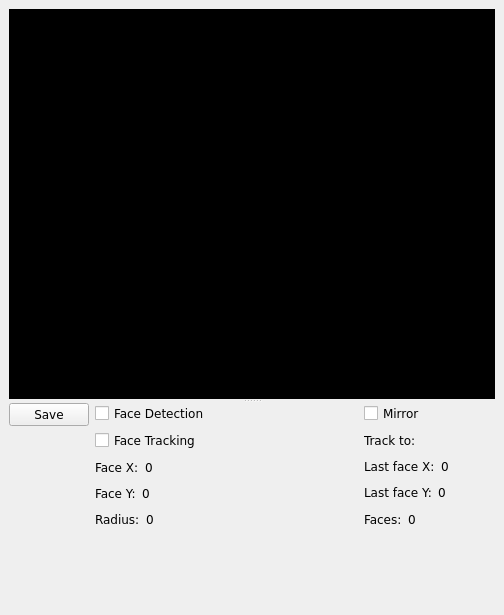
     <widget class="QDockWidget" name="dockCamera" >
      <property name="sizePolicy" >
       <sizepolicy vsizetype="Expanding" hsizetype="Expanding" >
        <horstretch>0</horstretch>
        <verstretch>0</verstretch>
       </sizepolicy>
      </property>
      <property name="features" >
       <set>QDockWidget::AllDockWidgetFeatures</set>
      </property>
      <property name="allowedAreas" >
       <set>Qt::LeftDockWidgetArea</set>
      </property>
      <property name="windowTitle" >
       <string>Camera</string>
      </property>
      <widget class="QWidget" name="dockWidgetContents" >
       <property name="geometry" >
        <rect>
         <x>0</x>
         <y>20</y>
         <width>495</width>
         <height>586</height>
        </rect>
       </property>
       <layout class="QGridLayout" name="gridLayout_6" >
        <item row="0" column="0" >
         <widget class="QSplitter" name="splitter_2" >
          <property name="orientation" >
           <enum>Qt::Vertical</enum>
          </property>
          <widget class="QWidget" native="1" name="frameCamera" >
           <property name="sizePolicy" >
            <sizepolicy vsizetype="MinimumExpanding" hsizetype="MinimumExpanding" >
             <horstretch>0</horstretch>
             <verstretch>0</verstretch>
            </sizepolicy>
           </property>
           <property name="minimumSize" >
            <size>
             <width>240</width>
             <height>320</height>
            </size>
           </property>
           <property name="palette" >
            <palette>
             <active>
              <colorrole role="Window" >
               <brush brushstyle="SolidPattern" >
                <color alpha="255" >
                 <red>0</red>
                 <green>0</green>
                 <blue>0</blue>
                </color>
               </brush>
              </colorrole>
             </active>
             <inactive>
              <colorrole role="Window" >
               <brush brushstyle="SolidPattern" >
                <color alpha="255" >
                 <red>0</red>
                 <green>0</green>
                 <blue>0</blue>
                </color>
               </brush>
              </colorrole>
             </inactive>
             <disabled>
              <colorrole role="Window" >
               <brush brushstyle="SolidPattern" >
                <color alpha="255" >
                 <red>0</red>
                 <green>0</green>
                 <blue>0</blue>
                </color>
               </brush>
              </colorrole>
             </disabled>
            </palette>
           </property>
           <property name="font" >
            <font>
             <family>Verdana</family>
            </font>
           </property>
           <property name="autoFillBackground" >
            <bool>true</bool>
           </property>
          </widget>
          <widget class="QWidget" name="layoutWidget" >
           <layout class="QHBoxLayout" name="horizontalLayout_10" >
            <item>
             <layout class="QVBoxLayout" >
              <item>
               <widget class="QPushButton" name="btnSavePicture" >
                <property name="font" >
                 <font>
                  <family>Verdana</family>
                 </font>
                </property>
                <property name="text" >
                 <string>Save</string>
                </property>
                <property name="icon" >
                 <iconset resource="../mrs.qrc" >
                  <normaloff>:/images/images/hdd.png</normaloff>:/images/images/hdd.png</iconset>
                </property>
               </widget>
              </item>
              <item>
               <spacer name="verticalSpacer_2" >
                <property name="orientation" >
                 <enum>Qt::Vertical</enum>
                </property>
                <property name="sizeHint" stdset="0" >
                 <size>
                  <width>20</width>
                  <height>40</height>
                 </size>
                </property>
               </spacer>
              </item>
             </layout>
            </item>
            <item>
             <layout class="QGridLayout" name="gridLayout_3" >
              <item row="0" column="0" >
               <layout class="QVBoxLayout" name="verticalLayout" >
                <item>
                 <widget class="QCheckBox" name="checkBoxFaceDetection" >
                  <property name="font" >
                   <font>
                    <family>Verdana</family>
                   </font>
                  </property>
                  <property name="text" >
                   <string>Face Detection</string>
                  </property>
                 </widget>
                </item>
                <item>
                 <widget class="QCheckBox" name="checkBoxFaceTracking" >
                  <property name="font" >
                   <font>
                    <family>Verdana</family>
                   </font>
                  </property>
                  <property name="text" >
                   <string>Face Tracking</string>
                  </property>
                 </widget>
                </item>
                <item>
                 <layout class="QHBoxLayout" name="horizontalLayout_4" >
                  <item>
                   <widget class="QLabel" name="textLabel2_8" >
                    <property name="font" >
                     <font>
                      <family>Verdana</family>
                     </font>
                    </property>
                    <property name="text" >
                     <string>Face X:</string>
                    </property>
                   </widget>
                  </item>
                  <item>
                   <widget class="QLabel" name="lblFaceX" >
                    <property name="font" >
                     <font>
                      <family>Verdana</family>
                     </font>
                    </property>
                    <property name="text" >
                     <string>0</string>
                    </property>
                   </widget>
                  </item>
                  <item>
                   <spacer name="horizontalSpacer_8" >
                    <property name="orientation" >
                     <enum>Qt::Horizontal</enum>
                    </property>
                    <property name="sizeHint" stdset="0" >
                     <size>
                      <width>40</width>
                      <height>20</height>
                     </size>
                    </property>
                   </spacer>
                  </item>
                 </layout>
                </item>
                <item>
                 <layout class="QHBoxLayout" name="horizontalLayout_5" >
                  <item>
                   <widget class="QLabel" name="textLabel2_9" >
                    <property name="font" >
                     <font>
                      <family>Verdana</family>
                     </font>
                    </property>
                    <property name="text" >
                     <string>Face Y:</string>
                    </property>
                   </widget>
                  </item>
                  <item>
                   <widget class="QLabel" name="lblFaceY" >
                    <property name="font" >
                     <font>
                      <family>Verdana</family>
                     </font>
                    </property>
                    <property name="text" >
                     <string>0</string>
                    </property>
                   </widget>
                  </item>
                  <item>
                   <spacer name="horizontalSpacer_11" >
                    <property name="orientation" >
                     <enum>Qt::Horizontal</enum>
                    </property>
                    <property name="sizeHint" stdset="0" >
                     <size>
                      <width>40</width>
                      <height>20</height>
                     </size>
                    </property>
                   </spacer>
                  </item>
                 </layout>
                </item>
                <item>
                 <layout class="QHBoxLayout" name="horizontalLayout_6" >
                  <item>
                   <widget class="QLabel" name="textLabel2_10" >
                    <property name="font" >
                     <font>
                      <family>Verdana</family>
                     </font>
                    </property>
                    <property name="text" >
                     <string>Radius:</string>
                    </property>
                   </widget>
                  </item>
                  <item>
                   <widget class="QLabel" name="lblFaceRadius" >
                    <property name="font" >
                     <font>
                      <family>Verdana</family>
                     </font>
                    </property>
                    <property name="text" >
                     <string>0</string>
                    </property>
                   </widget>
                  </item>
                  <item>
                   <spacer name="horizontalSpacer_12" >
                    <property name="orientation" >
                     <enum>Qt::Horizontal</enum>
                    </property>
                    <property name="sizeHint" stdset="0" >
                     <size>
                      <width>40</width>
                      <height>20</height>
                     </size>
                    </property>
                   </spacer>
                  </item>
                 </layout>
                </item>
               </layout>
              </item>
              <item row="0" column="1" >
               <spacer name="horizontalSpacer" >
                <property name="orientation" >
                 <enum>Qt::Horizontal</enum>
                </property>
                <property name="sizeHint" stdset="0" >
                 <size>
                  <width>40</width>
                  <height>20</height>
                 </size>
                </property>
               </spacer>
              </item>
              <item row="0" column="2" >
               <layout class="QVBoxLayout" name="verticalLayout_3" >
                <item>
                 <widget class="QCheckBox" name="checkBoxMirror" >
                  <property name="font" >
                   <font>
                    <family>Verdana</family>
                   </font>
                  </property>
                  <property name="text" >
                   <string>Mirror</string>
                  </property>
                 </widget>
                </item>
                <item>
                 <layout class="QHBoxLayout" name="horizontalLayout" >
                  <item>
                   <widget class="QLabel" name="textLabel2_11" >
                    <property name="font" >
                     <font>
                      <family>Verdana</family>
                     </font>
                    </property>
                    <property name="text" >
                     <string>Track to:</string>
                    </property>
                   </widget>
                  </item>
                  <item>
                   <widget class="QLabel" name="lblFaceTrackTo" >
                    <property name="sizePolicy" >
                     <sizepolicy vsizetype="Fixed" hsizetype="Fixed" >
                      <horstretch>0</horstretch>
                      <verstretch>0</verstretch>
                     </sizepolicy>
                    </property>
                    <property name="font" >
                     <font>
                      <family>Verdana</family>
                     </font>
                    </property>
                    <property name="pixmap" >
                     <pixmap resource="../mrs.qrc" >:/images/images/middle.png</pixmap>
                    </property>
                    <property name="scaledContents" >
                     <bool>true</bool>
                    </property>
                   </widget>
                  </item>
                  <item>
                   <spacer name="horizontalSpacer_6" >
                    <property name="orientation" >
                     <enum>Qt::Horizontal</enum>
                    </property>
                    <property name="sizeHint" stdset="0" >
                     <size>
                      <width>40</width>
                      <height>20</height>
                     </size>
                    </property>
                   </spacer>
                  </item>
                 </layout>
                </item>
                <item>
                 <layout class="QHBoxLayout" name="horizontalLayout_8" >
                  <item>
                   <widget class="QLabel" name="textLabel2_12" >
                    <property name="font" >
                     <font>
                      <family>Verdana</family>
                     </font>
                    </property>
                    <property name="text" >
                     <string>Last face X:</string>
                    </property>
                   </widget>
                  </item>
                  <item>
                   <widget class="QLabel" name="lblLastFaceX" >
                    <property name="font" >
                     <font>
                      <family>Verdana</family>
                     </font>
                    </property>
                    <property name="text" >
                     <string>0</string>
                    </property>
                   </widget>
                  </item>
                  <item>
                   <spacer name="horizontalSpacer_7" >
                    <property name="orientation" >
                     <enum>Qt::Horizontal</enum>
                    </property>
                    <property name="sizeHint" stdset="0" >
                     <size>
                      <width>40</width>
                      <height>20</height>
                     </size>
                    </property>
                   </spacer>
                  </item>
                 </layout>
                </item>
                <item>
                 <layout class="QHBoxLayout" name="horizontalLayout_9" >
                  <item>
                   <widget class="QLabel" name="textLabel2_13" >
                    <property name="font" >
                     <font>
                      <family>Verdana</family>
                     </font>
                    </property>
                    <property name="text" >
                     <string>Last face Y:</string>
                    </property>
                   </widget>
                  </item>
                  <item>
                   <widget class="QLabel" name="lblLastFaceY" >
                    <property name="font" >
                     <font>
                      <family>Verdana</family>
                     </font>
                    </property>
                    <property name="text" >
                     <string>0</string>
                    </property>
                   </widget>
                  </item>
                  <item>
                   <spacer name="horizontalSpacer_10" >
                    <property name="orientation" >
                     <enum>Qt::Horizontal</enum>
                    </property>
                    <property name="sizeHint" stdset="0" >
                     <size>
                      <width>40</width>
                      <height>20</height>
                     </size>
                    </property>
                   </spacer>
                  </item>
                 </layout>
                </item>
                <item>
                 <layout class="QHBoxLayout" name="horizontalLayout_7" >
                  <item>
                   <widget class="QLabel" name="textLabel2_14" >
                    <property name="font" >
                     <font>
                      <family>Verdana</family>
                     </font>
                    </property>
                    <property name="text" >
                     <string>Faces:</string>
                    </property>
                   </widget>
                  </item>
                  <item>
                   <widget class="QLabel" name="lblFaces" >
                    <property name="font" >
                     <font>
                      <family>Verdana</family>
                     </font>
                    </property>
                    <property name="text" >
                     <string>0</string>
                    </property>
                   </widget>
                  </item>
                  <item>
                   <spacer name="horizontalSpacer_9" >
                    <property name="orientation" >
                     <enum>Qt::Horizontal</enum>
                    </property>
                    <property name="sizeHint" stdset="0" >
                     <size>
                      <width>40</width>
                      <height>20</height>
                     </size>
                    </property>
                   </spacer>
                  </item>
                 </layout>
                </item>
               </layout>
              </item>
              <item row="1" column="1" >
               <spacer name="verticalSpacer_3" >
                <property name="orientation" >
                 <enum>Qt::Vertical</enum>
                </property>
                <property name="sizeHint" stdset="0" >
                 <size>
                  <width>20</width>
                  <height>40</height>
                 </size>
                </property>
               </spacer>
              </item>
             </layout>
            </item>
           </layout>
          </widget>
         </widget>
        </item>
       </layout>
      </widget>
     </widget>
